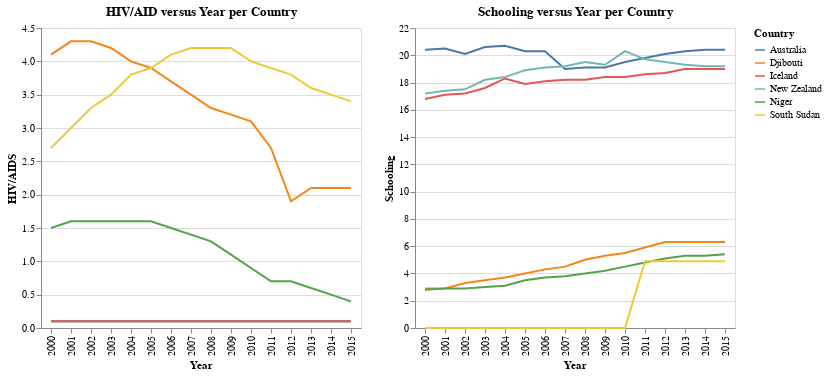

The cell this chart's notebook holds for it:
### Code cell
HIV_graph = alt.Chart(final).mark_line().encode(
    x='Year:N',
    y='HIV/AIDS',
    color='Country'
).properties(title='HIV/AID versus Year per Country')
Schooling_graph = alt.Chart(final).mark_line().encode(
    x='Year:N',
    y='Schooling',
    color='Country'
).properties(title='Schooling versus Year per Country')
HIV_graph | Schooling_graph

### Figure 1 — Vega-Lite specification as saved in the notebook (floating-point values rounded to 4 significant figures)
{"config": {"view": {"continuousWidth": 400, "continuousHeight": 300}}, "hconcat": [{"mark": "line", "encoding": {"color": {"field": "Country", "type": "nominal"}, "x": {"field": "Year", "type": "nominal"}, "y": {"field": "HIV/AIDS", "type": "quantitative"}}, "title": "HIV/AID versus Year per Country"}, {"mark": "line", "encoding": {"color": {"field": "Country", "type": "nominal"}, "x": {"field": "Year", "type": "nominal"}, "y": {"field": "Schooling", "type": "quantitative"}}, "title": "Schooling versus Year per Country"}], "data": {"name": "data-b0249a24d4a710cfb04d2a4650c742c5"}, "$schema": "https://vega.github.io/schema/vega-lite/v4.17.0.json", "datasets": {"data-b0249a24d4a710cfb04d2a4650c742c5": [{"Year": 2015, "Status": "Developed", "Country": "Australia", "HIV/AIDS": 0.1, "Schooling": 20.4}, {"Year": 2014, "Status": "Developed", "Country": "Australia", "HIV/AIDS": 0.1, "Schooling": 20.4}, {"Year": 2013, "Status": "Developed", "Country": "Australia", "HIV/AIDS": 0.1, "Schooling": 20.3}, {"Year": 2012, "Status": "Developed", "Country": "Australia", "HIV/AIDS": 0.1, "Schooling": 20.1}, {"Year": 2011, "Status": "Developed", "Country": "Australia", "HIV/AIDS": 0.1, "Schooling": 19.8}, {"Year": 2010, "Status": "Developed", "Country": "Australia", "HIV/AIDS": 0.1, "Schooling": 19.5}, {"Year": 2009, "Status": "Developed", "Country": "Australia", "HIV/AIDS": 0.1, "Schooling": 19.1}, {"Year": 2008, "Status": "Developed", "Country": "Australia", "HIV/AIDS": 0.1, "Schooling": 19.1}, {"Year": 2007, "Status": "Developed", "Country": "Australia", "HIV/AIDS": 0.1, "Schooling": 19.0}, {"Year": 2006, "Status": "Developed", "Country": "Australia", "HIV/AIDS": 0.1, "Schooling": 20.3}, {"Year": 2005, "Status": "Developed", "Country": "Australia", "HIV/AIDS": 0.1, "Schooling": 20.3}, {"Year": 2004, "Status": "Developed", "Country": "Australia", "HIV/AIDS": 0.1, "Schooling": 20.7}, {"Year": 2003, "Status": "Developed", "Country": "Australia", "HIV/AIDS": 0.1, "Schooling": 20.6}, {"Year": 2002, "Status": "Developed", "Country": "Australia", "HIV/AIDS": 0.1, "Schooling": 20.1}, {"Year": 2001, "Status": "Developed", "Country": "Australia", "HIV/AIDS": 0.1, "Schooling": 20.5}, {"Year": 2000, "Status": "Developed", "Country": "Australia", "HIV/AIDS": 0.1, "Schooling": 20.4}, {"Year": 2015, "Status": "Developed", "Country": "New Zealand", "HIV/AIDS": 0.1, "Schooling": 19.2}, {"Year": 2014, "Status": "Developed", "Country": "New Zealand", "HIV/AIDS": 0.1, "Schooling": 19.2}, {"Year": 2013, "Status": "Developed", "Country": "New Zealand", "HIV/AIDS": 0.1, "Schooling": 19.3}, {"Year": 2012, "Status": "Developed", "Country": "New Zealand", "HIV/AIDS": 0.1, "Schooling": 19.5}, {"Year": 2011, "Status": "Developed", "Country": "New Zealand", "HIV/AIDS": 0.1, "Schooling": 19.7}, {"Year": 2010, "Status": "Developed", "Country": "New Zealand", "HIV/AIDS": 0.1, "Schooling": 20.3}, {"Year": 2009, "Status": "Developed", "Country": "New Zealand", "HIV/AIDS": 0.1, "Schooling": 19.3}, {"Year": 2008, "Status": "Developed", "Country": "New Zealand", "HIV/AIDS": 0.1, "Schooling": 19.5}, {"Year": 2007, "Status": "Developed", "Country": "New Zealand", "HIV/AIDS": 0.1, "Schooling": 19.2}, {"Year": 2006, "Status": "Developed", "Country": "New Zealand", "HIV/AIDS": 0.1, "Schooling": 19.1}, {"Year": 2005, "Status": "Developed", "Country": "New Zealand", "HIV/AIDS": 0.1, "Schooling": 18.9}, {"Year": 2004, "Status": "Developed", "Country": "New Zealand", "HIV/AIDS": 0.1, "Schooling": 18.4}, {"Year": 2003, "Status": "Developed", "Country": "New Zealand", "HIV/AIDS": 0.1, "Schooling": 18.2}, {"Year": 2002, "Status": "Developed", "Country": "New Zealand", "HIV/AIDS": 0.1, "Schooling": 17.5}, {"Year": 2001, "Status": "Developed", "Country": "New Zealand", "HIV/AIDS": 0.1, "Schooling": 17.4}, {"Year": 2000, "Status": "Developed", "Country": "New Zealand", "HIV/AIDS": 0.1, "Schooling": 17.2}, {"Year": 2015, "Status": "Developed", "Country": "Iceland", "HIV/AIDS": 0.1, "Schooling": 19.0}, {"Year": 2014, "Status": "Developed", "Country": "Iceland", "HIV/AIDS": 0.1, "Schooling": 19.0}, {"Year": 2013, "Status": "Developed", "Country": "Iceland", "HIV/AIDS": 0.1, "Schooling": 19.0}, {"Year": 2012, "Status": "Developed", "Country": "Iceland", "HIV/AIDS": 0.1, "Schooling": 18.7}, {"Year": 2011, "Status": "Developed", "Country": "Iceland", "HIV/AIDS": 0.1, "Schooling": 18.6}, {"Year": 2010, "Status": "Developed", "Country": "Iceland", "HIV/AIDS": 0.1, "Schooling": 18.4}, {"Year": 2009, "Status": "Developed", "Country": "Iceland", "HIV/AIDS": 0.1, "Schooling": 18.4}, {"Year": 2008, "Status": "Developed", "Country": "Iceland", "HIV/AIDS": 0.1, "Schooling": 18.2}, {"Year": 2007, "Status": "Developed", "Country": "Iceland", "HIV/AIDS": 0.1, "Schooling": 18.2}, {"Year": 2006, "Status": "Developed", "Country": "Iceland", "HIV/AIDS": 0.1, "Schooling": 18.1}, {"Year": 2005, "Status": "Developed", "Country": "Iceland", "HIV/AIDS": 0.1, "Schooling": 17.9}, {"Year": 2004, "Status": "Developed", "Country": "Iceland", "HIV/AIDS": 0.1, "Schooling": 18.3}, {"Year": 2003, "Status": "Developed", "Country": "Iceland", "HIV/AIDS": 0.1, "Schooling": 17.6}, {"Year": 2002, "Status": "Developed", "Country": "Iceland", "HIV/AIDS": 0.1, "Schooling": 17.2}, {"Year": 2001, "Status": "Developed", "Country": "Iceland", "HIV/AIDS": 0.1, "Schooling": 17.1}, {"Year": 2000, "Status": "Developed", "Country": "Iceland", "HIV/AIDS": 0.1, "Schooling": 16.8}, {"Year": 2015, "Status": "Developing", "Country": "Djibouti", "HIV/AIDS": 2.1, "Schooling": 6.3}, {"Year": 2014, "Status": "Developing", "Country": "Djibouti", "HIV/AIDS": 2.1, "Schooling": 6.3}, {"Year": 2013, "Status": "Developing", "Country": "Djibouti", "HIV/AIDS": 2.1, "Schooling": 6.3}, {"Year": 2012, "Status": "Developing", "Country": "Djibouti", "HIV/AIDS": 1.9, "Schooling": 6.3}, {"Year": 2011, "Status": "Developing", "Country": "Djibouti", "HIV/AIDS": 2.7, "Schooling": 5.9}, {"Year": 2010, "Status": "Developing", "Country": "Djibouti", "HIV/AIDS": 3.1, "Schooling": 5.5}, {"Year": 2009, "Status": "Developing", "Country": "Djibouti", "HIV/AIDS": 3.2, "Schooling": 5.3}, {"Year": 2008, "Status": "Developing", "Country": "Djibouti", "HIV/AIDS": 3.3, "Schooling": 5.0}, {"Year": 2007, "Status": "Developing", "Country": "Djibouti", "HIV/AIDS": 3.5, "Schooling": 4.5}, {"Year": 2006, "Status": "Developing", "Country": "Djibouti", "HIV/AIDS": 3.7, "Schooling": 4.3}, {"Year": 2005, "Status": "Developing", "Country": "Djibouti", "HIV/AIDS": 3.9, "Schooling": 4.0}, {"Year": 2004, "Status": "Developing", "Country": "Djibouti", "HIV/AIDS": 4.0, "Schooling": 3.7}, {"Year": 2003, "Status": "Developing", "Country": "Djibouti", "HIV/AIDS": 4.2, "Schooling": 3.5}, {"Year": 2002, "Status": "Developing", "Country": "Djibouti", "HIV/AIDS": 4.3, "Schooling": 3.3}, {"Year": 2001, "Status": "Developing", "Country": "Djibouti", "HIV/AIDS": 4.3, "Schooling": 2.9}, {"Year": 2000, "Status": "Developing", "Country": "Djibouti", "HIV/AIDS": 4.1, "Schooling": 2.9}, {"Year": 2015, "Status": "Developing", "Country": "Niger", "HIV/AIDS": 0.4, "Schooling": 5.4}, {"Year": 2014, "Status": "Developing", "Country": "Niger", "HIV/AIDS": 0.5, "Schooling": 5.3}, {"Year": 2013, "Status": "Developing", "Country": "Niger", "HIV/AIDS": 0.6, "Schooling": 5.3}, {"Year": 2012, "Status": "Developing", "Country": "Niger", "HIV/AIDS": 0.7, "Schooling": 5.1}, {"Year": 2011, "Status": "Developing", "Country": "Niger", "HIV/AIDS": 0.7, "Schooling": 4.8}, {"Year": 2010, "Status": "Developing", "Country": "Niger", "HIV/AIDS": 0.9, "Schooling": 4.5}, {"Year": 2009, "Status": "Developing", "Country": "Niger", "HIV/AIDS": 1.1, "Schooling": 4.2}, {"Year": 2008, "Status": "Developing", "Country": "Niger", "HIV/AIDS": 1.3, "Schooling": 4.0}, {"Year": 2007, "Status": "Developing", "Country": "Niger", "HIV/AIDS": 1.4, "Schooling": 3.8}, {"Year": 2006, "Status": "Developing", "Country": "Niger", "HIV/AIDS": 1.5, "Schooling": 3.7}, {"Year": 2005, "Status": "Developing", "Country": "Niger", "HIV/AIDS": 1.6, "Schooling": 3.5}, {"Year": 2004, "Status": "Developing", "Country": "Niger", "HIV/AIDS": 1.6, "Schooling": 3.1}, {"Year": 2003, "Status": "Developing", "Country": "Niger", "HIV/AIDS": 1.6, "Schooling": 3.0}, {"Year": 2002, "Status": "Developing", "Country": "Niger", "HIV/AIDS": 1.6, "Schooling": 2.9}, {"Year": 2001, "Status": "Developing", "Country": "Niger", "HIV/AIDS": 1.6, "Schooling": 2.9}, {"Year": 2000, "Status": "Developing", "Country": "Niger", "HIV/AIDS": 1.5, "Schooling": 2.8}, {"Year": 2015, "Status": "Developing", "Country": "South Sudan", "HIV/AIDS": 3.4, "Schooling": 4.9}, {"Year": 2014, "Status": "Developing", "Country": "South Sudan", "HIV/AIDS": 3.5, "Schooling": 4.9}, {"Year": 2013, "Status": "Developing", "Country": "South Sudan", "HIV/AIDS": 3.6, "Schooling": 4.9}, {"Year": 2012, "Status": "Developing", "Country": "South Sudan", "HIV/AIDS": 3.8, "Schooling": 4.9}, {"Year": 2011, "Status": "Developing", "Country": "South Sudan", "HIV/AIDS": 3.9, "Schooling": 4.9}, {"Year": 2010, "Status": "Developing", "Country": "South Sudan", "HIV/AIDS": 4.0, "Schooling": 0.0}, {"Year": 2009, "Status": "Developing", "Country": "South Sudan", "HIV/AIDS": 4.2, "Schooling": 0.0}, {"Year": 2008, "Status": "Developing", "Country": "South Sudan", "HIV/AIDS": 4.2, "Schooling": 0.0}, {"Year": 2007, "Status": "Developing", "Country": "South Sudan", "HIV/AIDS": 4.2, "Schooling": 0.0}, {"Year": 2006, "Status": "Developing", "Country": "South Sudan", "HIV/AIDS": 4.1, "Schooling": 0.0}, {"Year": 2005, "Status": "Developing", "Country": "South Sudan", "HIV/AIDS": 3.9, "Schooling": 0.0}, {"Year": 2004, "Status": "Developing", "Country": "South Sudan", "HIV/AIDS": 3.8, "Schooling": 0.0}, {"Year": 2003, "Status": "Developing", "Country": "South Sudan", "HIV/AIDS": 3.5, "Schooling": 0.0}, {"Year": 2002, "Status": "Developing", "Country": "South Sudan", "HIV/AIDS": 3.3, "Schooling": 0.0}, {"Year": 2001, "Status": "Developing", "Country": "South Sudan", "HIV/AIDS": 3.0, "Schooling": 0.0}, {"Year": 2000, "Status": "Developing", "Country": "South Sudan", "HIV/AIDS": 2.7, "Schooling": 0.0}]}}
